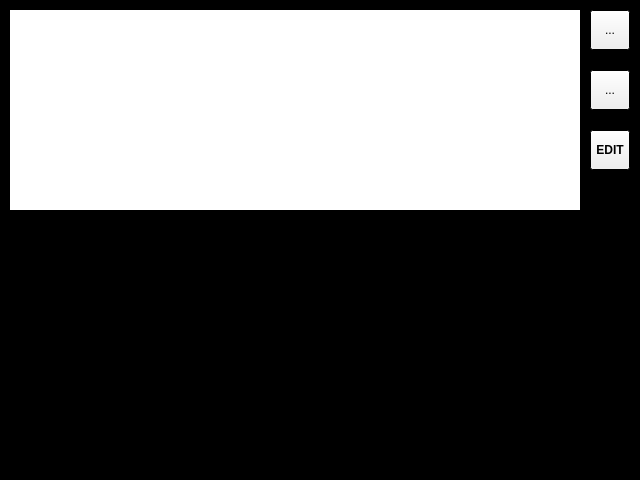
<?xml version="1.0" encoding="UTF-8"?>
<ui version="4.0">
 <class>QTACObjects</class>
 <widget class="QWidget" name="QTACObjects">
  <property name="geometry">
   <rect>
    <x>0</x>
    <y>0</y>
    <width>640</width>
    <height>480</height>
   </rect>
  </property>
  <property name="palette">
   <palette>
    <active>
     <colorrole role="Base">
      <brush brushstyle="SolidPattern">
       <color alpha="255">
        <red>255</red>
        <green>255</green>
        <blue>255</blue>
       </color>
      </brush>
     </colorrole>
     <colorrole role="Window">
      <brush brushstyle="SolidPattern">
       <color alpha="255">
        <red>0</red>
        <green>0</green>
        <blue>0</blue>
       </color>
      </brush>
     </colorrole>
    </active>
    <inactive>
     <colorrole role="Base">
      <brush brushstyle="SolidPattern">
       <color alpha="255">
        <red>255</red>
        <green>255</green>
        <blue>255</blue>
       </color>
      </brush>
     </colorrole>
     <colorrole role="Window">
      <brush brushstyle="SolidPattern">
       <color alpha="255">
        <red>0</red>
        <green>0</green>
        <blue>0</blue>
       </color>
      </brush>
     </colorrole>
    </inactive>
    <disabled>
     <colorrole role="Base">
      <brush brushstyle="SolidPattern">
       <color alpha="255">
        <red>0</red>
        <green>0</green>
        <blue>0</blue>
       </color>
      </brush>
     </colorrole>
     <colorrole role="Window">
      <brush brushstyle="SolidPattern">
       <color alpha="255">
        <red>0</red>
        <green>0</green>
        <blue>0</blue>
       </color>
      </brush>
     </colorrole>
    </disabled>
   </palette>
  </property>
  <property name="windowTitle">
   <string>Form</string>
  </property>
  <widget class="QListWidget" name="listWidget">
   <property name="geometry">
    <rect>
     <x>10</x>
     <y>10</y>
     <width>570</width>
     <height>200</height>
    </rect>
   </property>
   <property name="palette">
    <palette>
     <active>
      <colorrole role="Highlight">
       <brush brushstyle="SolidPattern">
        <color alpha="255">
         <red>128</red>
         <green>128</green>
         <blue>128</blue>
        </color>
       </brush>
      </colorrole>
     </active>
     <inactive>
      <colorrole role="Highlight">
       <brush brushstyle="SolidPattern">
        <color alpha="255">
         <red>128</red>
         <green>128</green>
         <blue>128</blue>
        </color>
       </brush>
      </colorrole>
     </inactive>
     <disabled>
      <colorrole role="Highlight">
       <brush brushstyle="SolidPattern">
        <color alpha="255">
         <red>205</red>
         <green>200</green>
         <blue>198</blue>
        </color>
       </brush>
      </colorrole>
     </disabled>
    </palette>
   </property>
   <property name="font">
    <font>
     <pointsize>11</pointsize>
     <weight>75</weight>
     <bold>true</bold>
    </font>
   </property>
   <property name="frameShape">
    <enum>QFrame::NoFrame</enum>
   </property>
   <property name="frameShadow">
    <enum>QFrame::Plain</enum>
   </property>
   <property name="lineWidth">
    <number>3</number>
   </property>
   <property name="midLineWidth">
    <number>3</number>
   </property>
   <property name="editTriggers">
    <set>QAbstractItemView::NoEditTriggers</set>
   </property>
   <property name="showDropIndicator" stdset="0">
    <bool>false</bool>
   </property>
   <property name="spacing">
    <number>2</number>
   </property>
  </widget>
  <widget class="QToolButton" name="upToolButton">
   <property name="geometry">
    <rect>
     <x>590</x>
     <y>10</y>
     <width>40</width>
     <height>40</height>
    </rect>
   </property>
   <property name="focusPolicy">
    <enum>Qt::NoFocus</enum>
   </property>
   <property name="text">
    <string>...</string>
   </property>
   <property name="icon">
    <iconset resource="../resources/ChartGeany.qrc">
     <normaloff>:/png/images/icons/PNG/up_alt.png</normaloff>:/png/images/icons/PNG/up_alt.png</iconset>
   </property>
   <property name="iconSize">
    <size>
     <width>32</width>
     <height>32</height>
    </size>
   </property>
  </widget>
  <widget class="QToolButton" name="downToolButton">
   <property name="geometry">
    <rect>
     <x>590</x>
     <y>70</y>
     <width>40</width>
     <height>40</height>
    </rect>
   </property>
   <property name="focusPolicy">
    <enum>Qt::NoFocus</enum>
   </property>
   <property name="text">
    <string>...</string>
   </property>
   <property name="icon">
    <iconset resource="../resources/ChartGeany.qrc">
     <normaloff>:/png/images/icons/PNG/down_alt.png</normaloff>:/png/images/icons/PNG/down_alt.png</iconset>
   </property>
   <property name="iconSize">
    <size>
     <width>32</width>
     <height>32</height>
    </size>
   </property>
  </widget>
  <widget class="QToolButton" name="editButton">
   <property name="geometry">
    <rect>
     <x>590</x>
     <y>130</y>
     <width>40</width>
     <height>40</height>
    </rect>
   </property>
   <property name="font">
    <font>
     <weight>75</weight>
     <bold>true</bold>
    </font>
   </property>
   <property name="focusPolicy">
    <enum>Qt::NoFocus</enum>
   </property>
   <property name="text">
    <string>EDIT</string>
   </property>
  </widget>
 </widget>
 <resources>
  <include location="../resources/ChartGeany.qrc"/>
 </resources>
 <connections/>
</ui>
